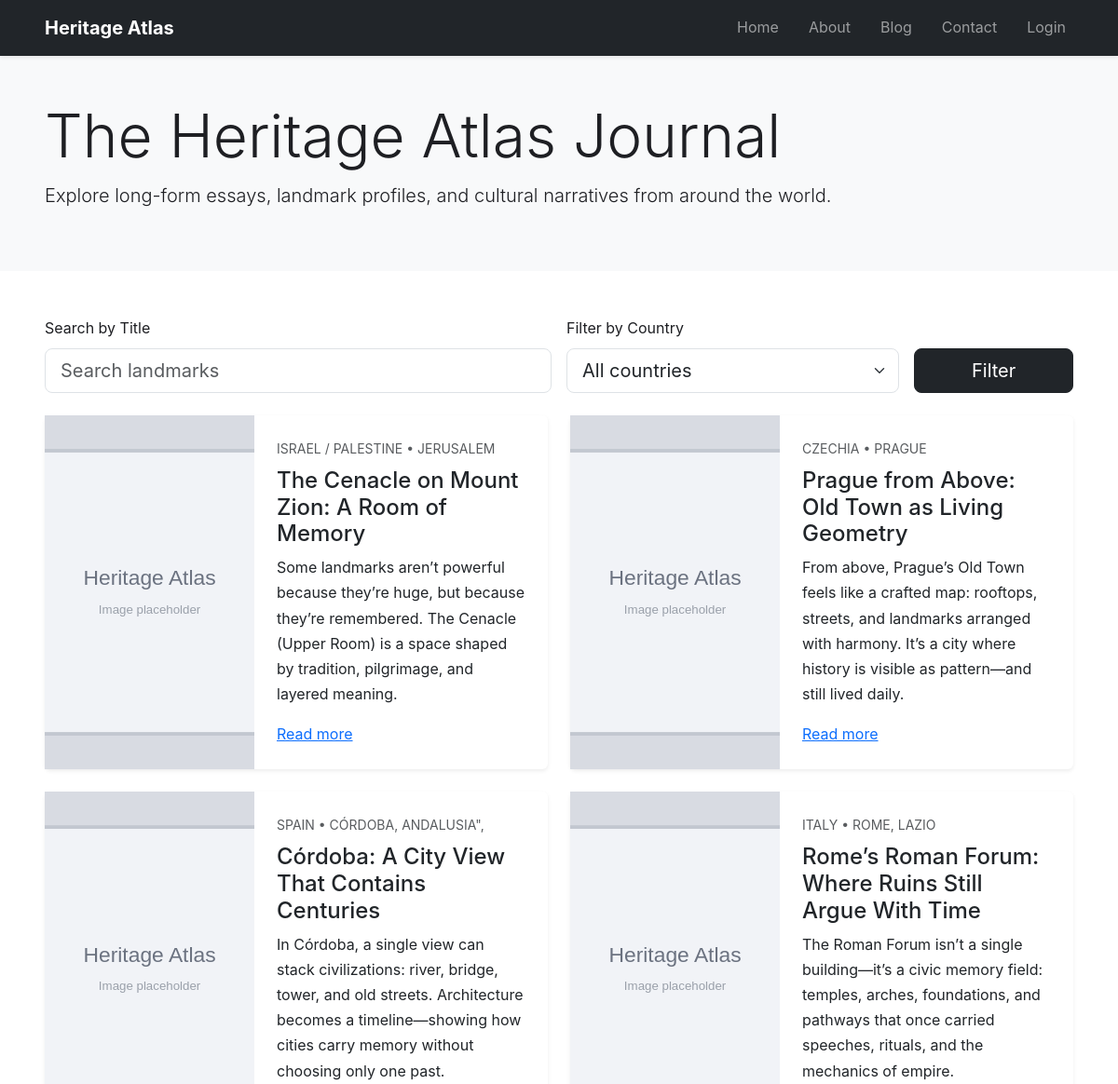
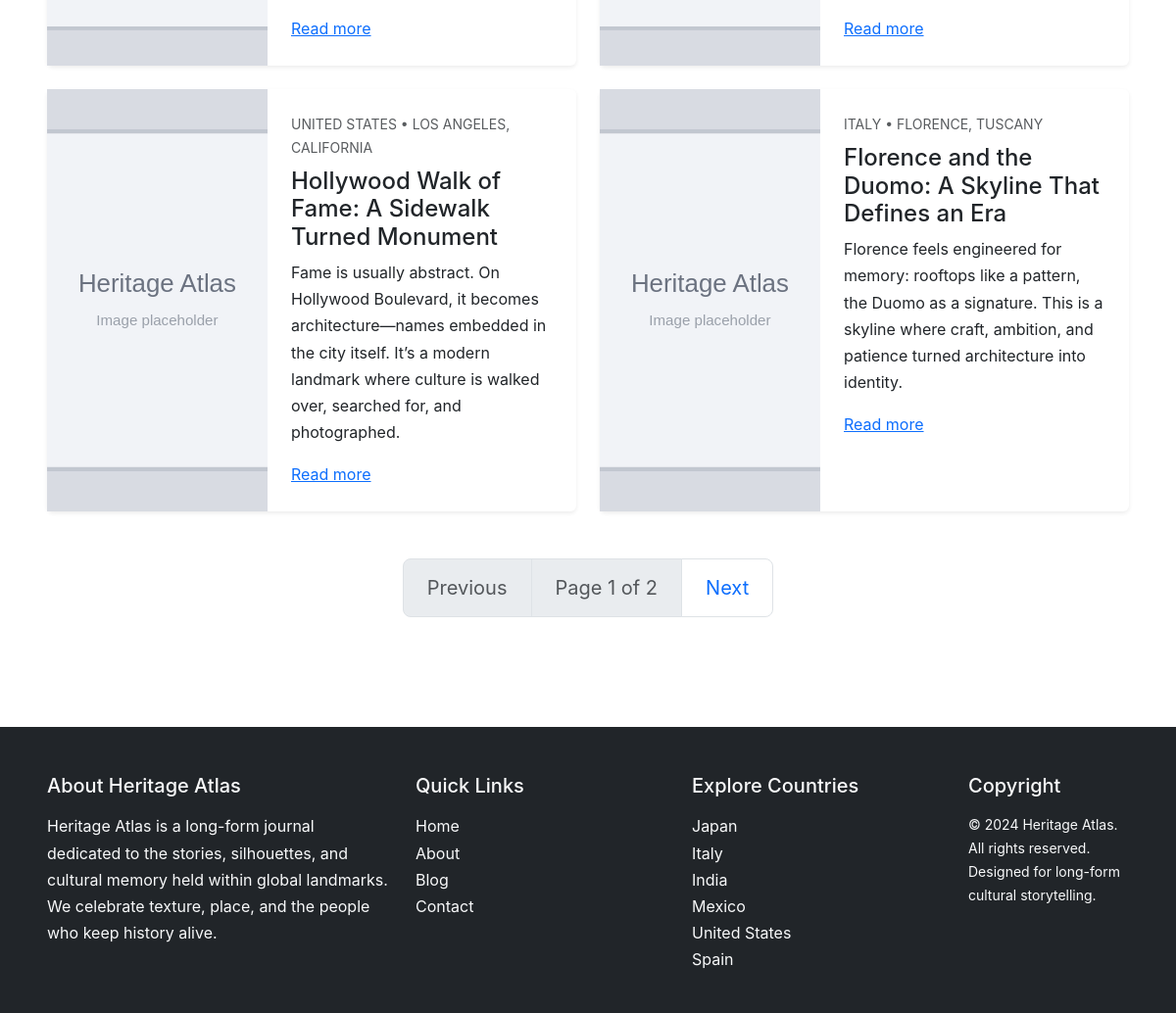
Screenshot of /blog/ with the database file from the repository (2 pictures, top to bottom).
### blog/models.py (models this page shows, shortened)
class Post(models.Model):
    title = models.CharField(max_length=255)
    slug = models.SlugField(unique=True)
    country = models.CharField(max_length=100)
    city_or_region = models.CharField(max_length=150, blank=True)
    hero_image = models.ImageField(upload_to="posts/", blank=True, null=True)
    short_description = models.TextField()
    full_description = models.TextField()
    created_at = models.DateTimeField(auto_now_add=True)
    updated_at = models.DateTimeField(auto_now=True)
    author = models.ForeignKey(settings.AUTH_USER_MODEL, on_delete=models.CASCADE)
    views = models.IntegerField(default=0)
    class Meta:
        ordering = ["-created_at"]
    def get_absolute_url(self):
        return reverse("blog_detail", kwargs={"slug": self.slug})

### blog/views.py (the view)
# urls.py: path("blog/", views.blog_list, name="blog_list"),
def blog_list(request):
    posts = Post.objects.select_related("author")
    query = request.GET.get("q", "").strip()
    country = request.GET.get("country", "").strip()
    if query:
        posts = posts.filter(title__icontains=query)
    if country:
        posts = posts.filter(country__iexact=country)
    static_posts=[]
    filtered_static_posts = static_posts
    if query:
        filtered_static_posts = [
            post
            for post in filtered_static_posts
            if query.lower() in post.title.lower()
        ]
    if country:
        filtered_static_posts = [
            post
            for post in filtered_static_posts
            if post.country.lower() == country.lower()
        ]
    combined_posts = list(posts) + filtered_static_posts
    combined_posts.sort(key=lambda post: post.created_at, reverse=True)
    paginator = Paginator(combined_posts, 6)
    page_number = request.GET.get("page")
    page_obj = paginator.get_page(page_number)
    db_countries = (
        Post.objects.values_list("country", flat=True)
        .order_by("country")
        .distinct()
    )
    countries = sorted({*db_countries, *(post.country for post in static_posts)})
    context = {
        "page_obj": page_obj,
        "query": query,
        "country": country,
        "countries": countries,
    }
    return render(request, "blog/blog_list.html", context)

### blog/templatetags/media_extras.py (called while the page is built)
@register.filter
def image_or_placeholder(image_field, placeholder_path="images/placeholder.svg"):
    if not image_field:
        return static(placeholder_path)
    try:
        if default_storage.exists(image_field.name):
            return image_field.url
    except Exception:
        return static(placeholder_path)
    return static(placeholder_path)

### blog/templates/blog/blog_list.html (shortened to what this page needs)
{% extends "base.html" %}
{% load media_extras %}
{% load static %}
{% block content %}
<section class="py-5 bg-light">
    <div class="container-fluid px-lg-5">
        <h1 class="display-3">The Heritage Atlas Journal</h1>
        <p class="lead">Explore long-form essays, landmark profiles, and cultural narratives from around the world.</p>
    </div>
</section>
<section class="py-5">
    <div class="container-fluid px-lg-5">
        <form class="row g-3 align-items-end mb-4" method="get">
            <div class="col-md-6">
                <label class="form-label">Search by Title</label>
                <input type="text" class="form-control form-control-lg" name="q" value="{{ query }}" placeholder="Search landmarks">
            </div>
            <div class="col-md-4">
                <label class="form-label">Filter by Country</label>
                <select class="form-select form-select-lg" name="country">
                    <option value="">All countries</option>
                </select>
            </div>
            <div class="col-md-2">
                <button class="btn btn-dark btn-lg w-100" type="submit">Filter</button>
            </div>
        </form>
        <div class="row g-4">
            {% for post in page_obj %}
                <div class="col-lg-6">
                    <div class="card h-100 border-0 shadow-sm">
                        <div class="row g-0 h-100">
                            <div class="col-md-5">
                                {% if post.is_static %}
                                    <img src="{% static post.hero_image_path %}" class="img-fluid h-100 object-fit-cover" alt="{{ post.title }}">
                                {% else %}
                                    <img src="{{ post.hero_image|image_or_placeholder }}" class="img-fluid h-100 object-fit-cover" alt="{{ post.title }}">
                                {% endif %}
                            </div>
                            <div class="col-md-7">
                                <div class="card-body p-4">
                                    <p class="text-uppercase text-muted small mb-2">{{ post.country }}{% if post.city_or_region %} • {{ post.city_or_region }}{% endif %}</p>
                                    <h3 class="h4">{{ post.title }}</h3>
                                    <p>{{ post.short_description|truncatewords:35 }}</p>
                                    {% if not post.is_static %}
                                        <a class="stretched-link" href="{{ post.get_absolute_url }}">Read more</a>
                                    {% endif %}
                                </div>
                            </div>
                        </div>
                    </div>
                </div>
            {% empty %}
                <p>No posts found. Try a different search.</p>
            {% endfor %}
        </div>
        <nav class="mt-5" aria-label="Pagination">
            <ul class="pagination pagination-lg justify-content-center">
                {% if page_obj.has_previous %}
                    <li class="page-item"><a class="page-link" href="?q={{ query }}&country={{ country }}&page={{ page_obj.previous_page_number }}">Previous</a></li>
                {% else %}
                    <li class="page-item disabled"><span class="page-link">Previous</span></li>
                {% endif %}
                <li class="page-item disabled"><span class="page-link">Page {{ page_obj.number }} of {{ page_obj.paginator.num_pages }}</span></li>
                {% if page_obj.has_next %}
                    <li class="page-item"><a class="page-link" href="?q={{ query }}&country={{ country }}&page={{ page_obj.next_page_number }}">Next</a></li>
                {% else %}
                    <li class="page-item disabled"><span class="page-link">Next</span></li>
                {% endif %}
            </ul>
        </nav>
    </div>
</section>
{% endblock %}

### templates/base.html (shortened to what this page needs)
{% load static %}
<!DOCTYPE html>
<html lang="en">
<head>
    <link href="https://cdn.jsdelivr.net/npm/bootstrap@5.3.3/dist/css/bootstrap.min.css" rel="stylesheet">
    <link rel="stylesheet" href="{% static 'css/styles.css' %}">
</head>
<body>
<nav class="navbar navbar-expand-lg navbar-dark bg-dark sticky-top shadow-sm">
    <div class="container-fluid px-lg-5">
        <a class="navbar-brand fw-bold" href="/">Heritage Atlas</a>
        <div class="collapse navbar-collapse">
            <ul class="navbar-nav ms-auto gap-lg-3">
                <li class="nav-item"><a class="nav-link" href="/">Home</a></li>
                <li class="nav-item"><a class="nav-link" href="/about/">About</a></li>
                <li class="nav-item"><a class="nav-link" href="/blog/">Blog</a></li>
                <li class="nav-item"><a class="nav-link" href="/contact/">Contact</a></li>
                {% if user.is_authenticated %}
                    <li class="nav-item"><a class="nav-link" href="/dashboard/">Dashboard</a></li>
                    <li class="nav-item">
                        <form action="/logout/" method="post" class="d-inline">
                            {% csrf_token %}
                            <button type="submit" class="nav-link btn btn-link">Logout</button>
                        </form>
                    </li>
                {% else %}
                    <li class="nav-item"><a class="nav-link" href="/login/">Login</a></li>
                {% endif %}
            </ul>
        </div>
    </div>
</nav>
<main>
    {% block content %}{% endblock %}
</main>
<footer class="footer bg-dark text-light mt-5 pt-5 pb-4">
    <div class="container-fluid px-lg-5">
        <div class="row g-4">
            <div class="col-md-4">
                <h4 class="mb-3">About Heritage Atlas</h4>
                <p>Heritage Atlas is a long-form journal dedicated to the stories, silhouettes, and cultural memory held within global landmarks. We celebrate texture, place, and the people who keep history alive.</p>
            </div>
            <div class="col-md-3">
                <h4 class="mb-3">Quick Links</h4>
                <ul class="list-unstyled">
                    <li><a class="text-light text-decoration-none" href="/">Home</a></li>
                    <li><a class="text-light text-decoration-none" href="/about/">About</a></li>
                    <li><a class="text-light text-decoration-none" href="/blog/">Blog</a></li>
                    <li><a class="text-light text-decoration-none" href="/contact/">Contact</a></li>
                </ul>
            </div>
            <div class="col-md-3">
                <h4 class="mb-3">Explore Countries</h4>
                <ul class="list-unstyled">
                    <li>Japan</li>
                    <li>Italy</li>
                    <li>India</li>
                    <li>Mexico</li>
                    <li>United States</li>
                    <li>Spain</li>
                </ul>
            </div>
            <div class="col-md-2">
                <h4 class="mb-3">Copyright</h4>
                <p class="small">&copy; 2024 Heritage Atlas. All rights reserved. Designed for long-form cultural storytelling.</p>
            </div>
        </div>
    </div>
</footer>
</body>
</html>

### static/css/styles.css (style rules this page uses)
body { font-family: "Inter", "Segoe UI", system-ui, sans-serif; line-height: 1.7; color: #1e1f23; }
.card img { object-fit: cover; height: 100%; }
.footer h4 { font-size: 1.25rem; }
form input, form textarea, form select { border-radius: 0.75rem; }

### rows the page displays
Post: country "ISRAEL / PALESTINE", city_or_region "JERUSALEM", title "The Cenacle on Mount Zion: A Room of Memory", short_description "Some landmarks aren’t powerful because they’re huge, but because they’re remembered. The Cenacle (Upper Room) is a space shaped by tradition, pilgrimage, and layered meaning."
Post: country "CZECHIA", city_or_region "PRAGUE", title "Prague from Above: Old Town as Living Geometry", short_description "From above, Prague’s Old Town feels like a crafted map: rooftops, streets, and landmarks arranged with harmony. It’s a city where history is visible as pattern—and still lived daily."
Post: country "SPAIN", city_or_region "CÓRDOBA, ANDALUSIA\",", title "Córdoba: A City View That Contains Centuries", short_description "In Córdoba, a single view can stack civilizations: river, bridge, tower, and old streets. Architecture becomes a timeline—showing how cities carry memory without choosing only one past."
Post: country "ITALY", city_or_region "ROME, LAZIO", title "Rome’s Roman Forum: Where Ruins Still Argue With Time", short_description "The Roman Forum isn’t a single building—it’s a civic memory field: temples, arches, foundations, and pathways that once carried speeches, rituals, and the mechanics of empire."
Post: country "UNITED STATES", city_or_region "LOS ANGELES, CALIFORNIA", title "Hollywood Walk of Fame: A Sidewalk Turned Monument", short_description "Fame is usually abstract. On Hollywood Boulevard, it becomes architecture—names embedded in the city itself. It’s a modern landmark where culture is walked over, searched for, and photographed."
Post: country "ITALY", city_or_region "FLORENCE, TUSCANY", title "Florence and the Duomo: A Skyline That Defines an Era", short_description "Florence feels engineered for memory: rooftops like a pattern, the Duomo as a signature. This is a skyline where craft, ambition, and patience turned architecture into identity."

### other values shown
{{ page_obj.number }} "1"
{{ page_obj.paginator.num_pages }} "2"
